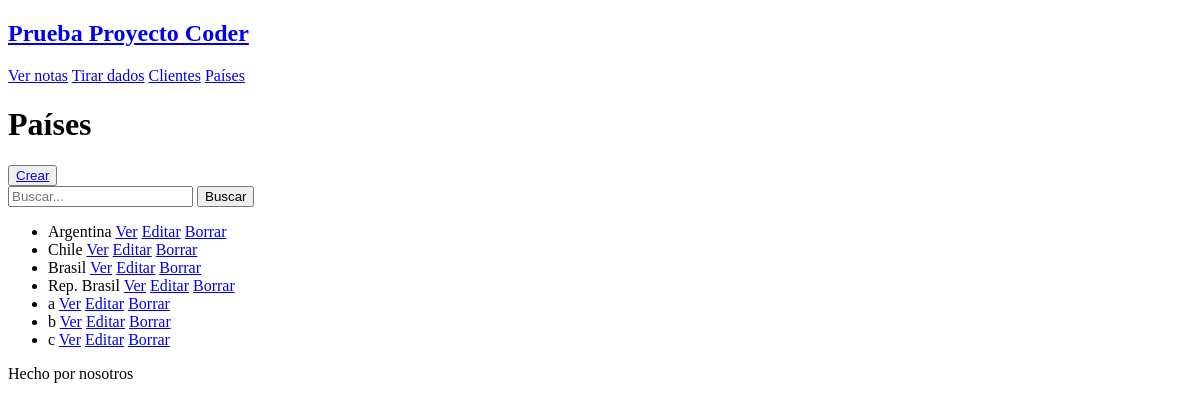
The app's page /pais/, older data.
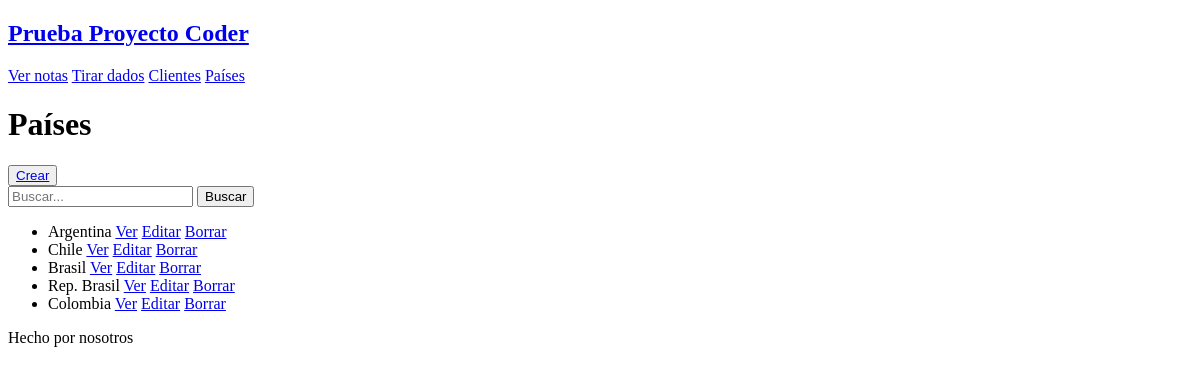
The same page, newer data.
### prueba/models.py (models this page shows, shortened)
class Pais(models.Model):
    nombre = models.CharField(
        max_length=100, unique=True, verbose_name="Nombre del país"
    )
    descripcion = models.TextField(verbose_name="Descripción", null=True, blank=True)
    class Meta:
        verbose_name_plural = "Países"

### prueba/views.py (the view)
# urls.py: path("pais/", PaisList.as_view(), name="pais_list"),
class PaisList(ListView):
    model = models.Pais
    def get_queryset(self):
        consulta = self.request.GET.get("consulta")
        if consulta:
            paises = models.Pais.objects.filter(nombre__contains=consulta)
        else:
            paises = models.Pais.objects.all()
        return paises

### prueba/templates/prueba/pais_list.html
{% extends 'prueba/base.html' %}
{% block contenido %}
<h1>Países</h1>
<button><a href="{% url 'pais_create' %}">Crear</a></button>
<form method="get">
    <input type="text" name="consulta" placeholder="Buscar...">
    <button type="submit">Buscar</button>
</form>
<ul>
    {% for pais in object_list %}
        <li>{{ pais.nombre }}
            <a href="{% url 'pais_detail' pais.id %}">Ver</a>
            <a href="{% url 'pais_update' pais.id %}">Editar</a>
            <a href="{% url 'pais_delete' pais.id %}">Borrar</a>
        </li>
    {% empty %}
        <li>No hay registros.</li>
    {% endfor %}
</ul>
{% endblock contenido %}

### prueba/templates/prueba/base.html (shortened to what this page needs)
<!DOCTYPE html>
<html lang="es">
<head>
</head>
<body>
    {% include 'componentes/navbar.html' %}
    {% block contenido %}
    {% endblock contenido %}
    {% include 'componentes/footer.html' %}
</body>
</html>

### prueba/templates/componentes/navbar.html
<nav>
    <a href="{% url 'index' %}">
        <h1>Prueba Proyecto Coder</h1>
    </a>
    <a href="{% url 'notas' %}">Ver notas</a>
    <a href="{% url 'dados' %}">Tirar dados</a>
    <a href="{% url 'clientes_listar' %}">Clientes</a>
    <a href="{% url 'pais_list' %}">Países</a>
</nav>

### prueba/templates/componentes/footer.html
<footer>
    <p>Hecho por nosotros</p>
</footer>

Row changes from the older to the newer data that the page shows:
removed Pais: nombre "a"
removed Pais: nombre "b"
removed Pais: nombre "c"
added Pais: nombre "Colombia"
